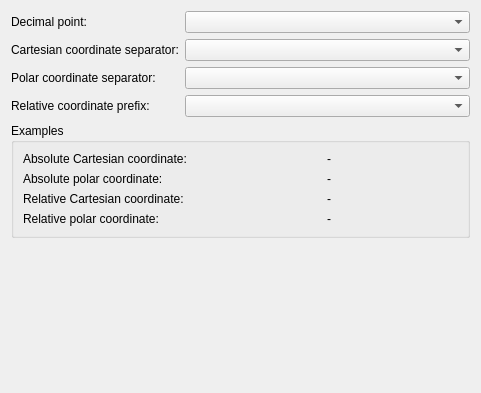
<?xml version="1.0" encoding="UTF-8"?>
<ui version="4.0">
 <class>Input</class>
 <widget class="QWidget" name="Input">
  <property name="geometry">
   <rect>
    <x>0</x>
    <y>0</y>
    <width>481</width>
    <height>393</height>
   </rect>
  </property>
  <layout class="QVBoxLayout" name="verticalLayout">
   <item>
    <layout class="QFormLayout" name="formLayout">
     <item row="0" column="0">
      <widget class="QLabel" name="label">
       <property name="text">
        <string>Decimal point:</string>
       </property>
      </widget>
     </item>
     <item row="0" column="1">
      <widget class="QComboBox" name="DecimalPoint"/>
     </item>
     <item row="1" column="0">
      <widget class="QLabel" name="label_2">
       <property name="text">
        <string>Cartesian coordinate separator:</string>
       </property>
      </widget>
     </item>
     <item row="1" column="1">
      <widget class="QComboBox" name="CartesianCoordinateSeparator"/>
     </item>
     <item row="2" column="0">
      <widget class="QLabel" name="label_3">
       <property name="text">
        <string>Polar coordinate separator:</string>
       </property>
      </widget>
     </item>
     <item row="2" column="1">
      <widget class="QComboBox" name="PolarCoordinateSeparator"/>
     </item>
     <item row="3" column="0">
      <widget class="QLabel" name="label_4">
       <property name="text">
        <string>Relative coordinate prefix:</string>
       </property>
      </widget>
     </item>
     <item row="3" column="1">
      <widget class="QComboBox" name="RelativeCoordinatePrefix"/>
     </item>
    </layout>
   </item>
   <item>
    <widget class="QGroupBox" name="Examples">
     <property name="title">
      <string>Examples</string>
     </property>
     <layout class="QGridLayout" name="gridLayout">
      <item row="0" column="0" colspan="2">
       <widget class="QLabel" name="label_5">
        <property name="text">
         <string>Absolute Cartesian coordinate:</string>
        </property>
       </widget>
      </item>
      <item row="0" column="2">
       <widget class="QLabel" name="AbsCart">
        <property name="text">
         <string notr="true">-</string>
        </property>
       </widget>
      </item>
      <item row="1" column="0">
       <widget class="QLabel" name="label_6">
        <property name="text">
         <string>Absolute polar coordinate:</string>
        </property>
       </widget>
      </item>
      <item row="1" column="2">
       <widget class="QLabel" name="AbsPolar">
        <property name="text">
         <string notr="true">-</string>
        </property>
       </widget>
      </item>
      <item row="2" column="0">
       <widget class="QLabel" name="label_7">
        <property name="text">
         <string>Relative Cartesian coordinate:</string>
        </property>
       </widget>
      </item>
      <item row="2" column="2">
       <widget class="QLabel" name="RelCart">
        <property name="text">
         <string notr="true">-</string>
        </property>
       </widget>
      </item>
      <item row="3" column="2">
       <widget class="QLabel" name="RelPolar">
        <property name="text">
         <string notr="true">-</string>
        </property>
       </widget>
      </item>
      <item row="3" column="0">
       <widget class="QLabel" name="label_8">
        <property name="text">
         <string>Relative polar coordinate:</string>
        </property>
       </widget>
      </item>
     </layout>
    </widget>
   </item>
   <item>
    <spacer name="verticalSpacer">
     <property name="orientation">
      <enum>Qt::Vertical</enum>
     </property>
     <property name="sizeHint" stdset="0">
      <size>
       <width>20</width>
       <height>97</height>
      </size>
     </property>
    </spacer>
   </item>
  </layout>
 </widget>
 <resources/>
 <connections/>
</ui>
